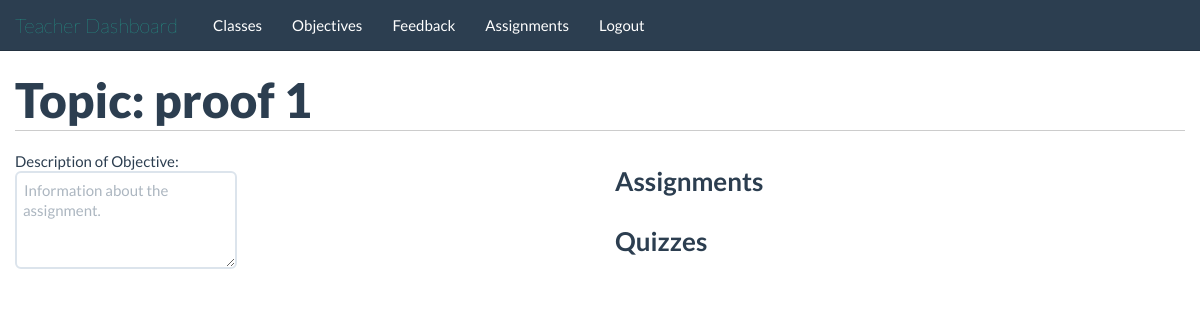
The page /teachers/objectives/3/ (signed in) on the database as committed earlier.
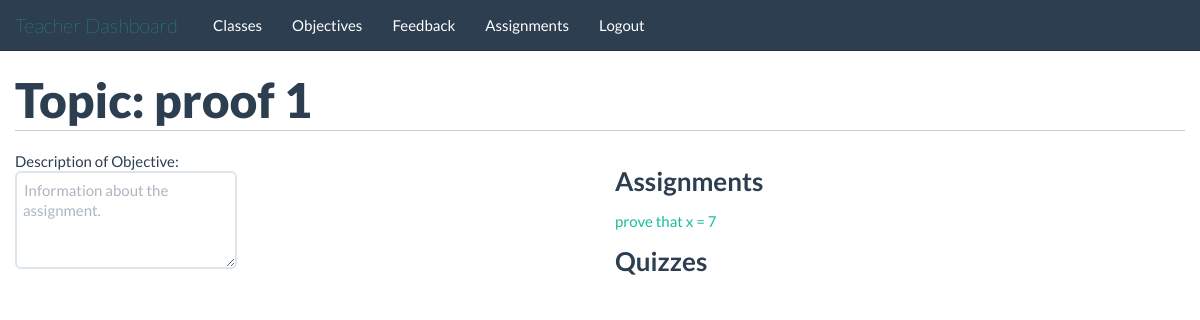
The same page on the database as committed later.
### tables this page shows
CREATE TABLE assignments(
id INTEGER PRIMARY KEY,
class_id INTEGER,
gets_file INTEGER,
turn_in INTEGER,
name TEXT,
description BLOB,
due_date TEXT, topic_id INTEGER,
FOREIGN KEY(class_id) REFERENCES classes(id)
);

### application/teachers.py (the view)
@app.route('/teachers/objectives/<topic_id>/')
@validate_teacher
def topic_page(topic_id=None):
	topic_data = query_db("select name from topics where id=?", [topic_id], one=True)
	return render_template('/teachers/topic_page.html', assignments=get_topic_assign(topic_id), topic_name=str(topic_data[0]), quizzes=get_topic_quiz(topic_id))

### application/db_connect.py (called while the page is built)
def get_db():
    db = getattr(g, '_database', None)
    if db is None:
        db = g._database = sqlite3.connect(DATABASE)
    return db

@app.teardown_appcontext
def close_connection(exception):
    db = getattr(g, '_database', None)
    if db is not None:
        db.close()

def query_db(query, args=(), one=False):
    cur = get_db().execute(query, args)
    returnval = cur.fetchall()
    cur.close()
    return (returnval[0] if returnval else None) if one else returnval

def validate_teacher(func):
	@wraps(func)
	def f(*args, **kwds):
		if not 'isTeacher' in session:
			return redirect("/")
		if session['isTeacher'] == 0:
			return redirect("/students/")
		return func(*args, **kwds)
	return f

def get_topic_assign(topic_id):
	assignment_data = query_db("select id, name, due_date from assignments where topic_id=?;", [topic_id])
	assignments = []
	for assignment in assignment_data:
		topic_assign_dict = {}
		topic_assign_dict['id'] = assignment[0]
		topic_assign_dict['name'] = str(assignment[1])
		topic_assign_dict['due_date'] = assignment[2]
		assignments.append(topic_assign_dict)
	return assignments

### application/templates/teachers/topic_page.html (shortened to what this page needs)
{% extends "/teachers/base_template.html" %}
	{% block body %}
		<div class="container">
			<div class="row">
				<div class="span12">
					<h1>Topic: {{topic_name}}</h1>
				</div>
			</div>
			<div class="row">
				<div class="span6"><span>Description of Objective: </span><br/><textarea name="description" rows="4" cols="100"
					placeholder="Information about the assignment." required></textarea></div>
				<div class="span6">
					<h2>Assignments</h2>
					<ul>
						{% for assignment in assignments %}
							<li><a href="/teachers/assignments/{{assignment.id}}/">{{assignment.name}}</a></li>
						{% endfor %}
					</ul>
				</div>
				<div class="span6">
					<h2>Quizzes</h2>
				</div>
			</div>
		</div>
	{% endblock %}

Rows that differ between the two databases and show on the page:
added assignments: name "prove that x = 7"
